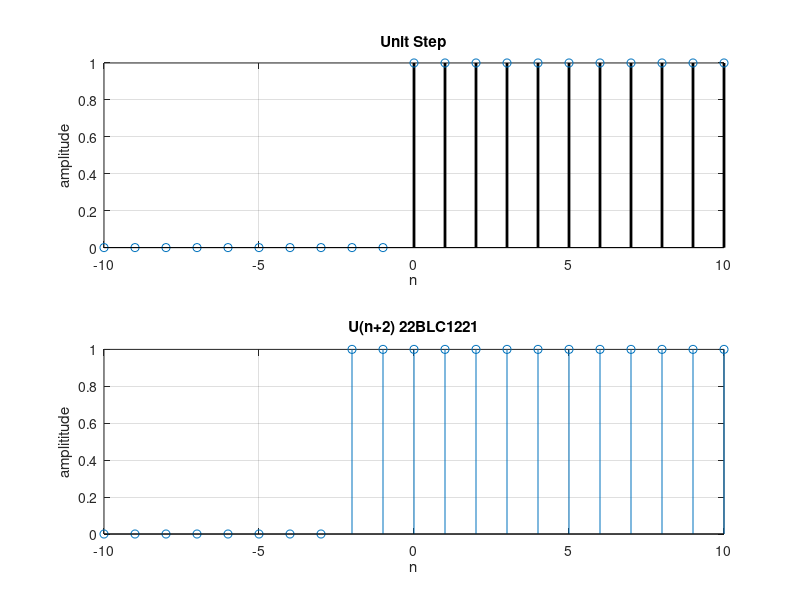

Recreate this plot in MATLAB.
clc 
clear all; 
close all;
figure(1);
n=-10:10;
y = [zeros(1,10),ones(1,11)];
subplot(2,1,1);
stem(n,y,"color","k","LineWidth",2);
grid on
xlabel('n')
ylabel('amplitude')
title("Unit Step");
n=-10:10;
y=[zeros(1,8),ones(1,13)];
subplot(2,1,2);
stem(n,y);
grid on
xlabel('n');
ylabel('amplititude')
title('U(n+2) 22BLC1221')
